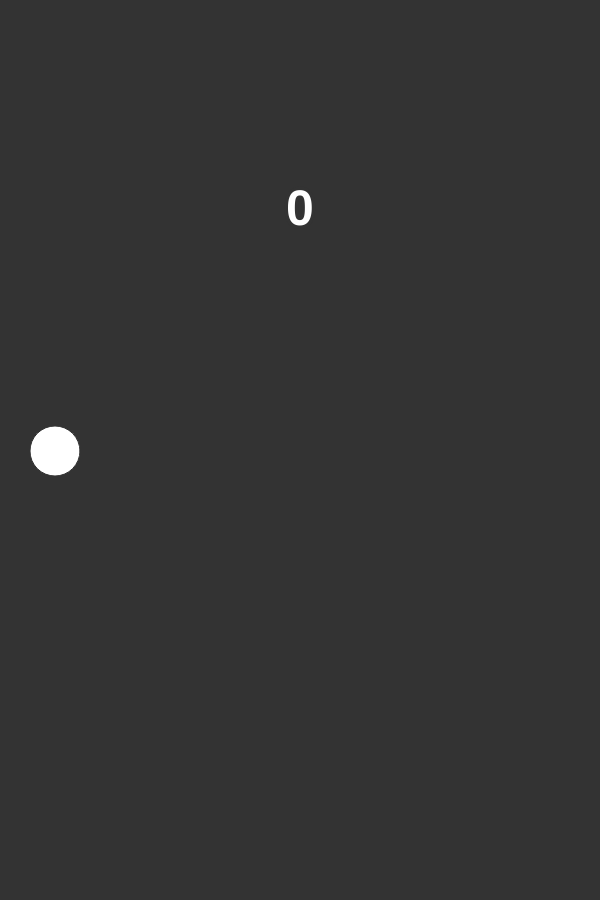
Frame 1 (no input)
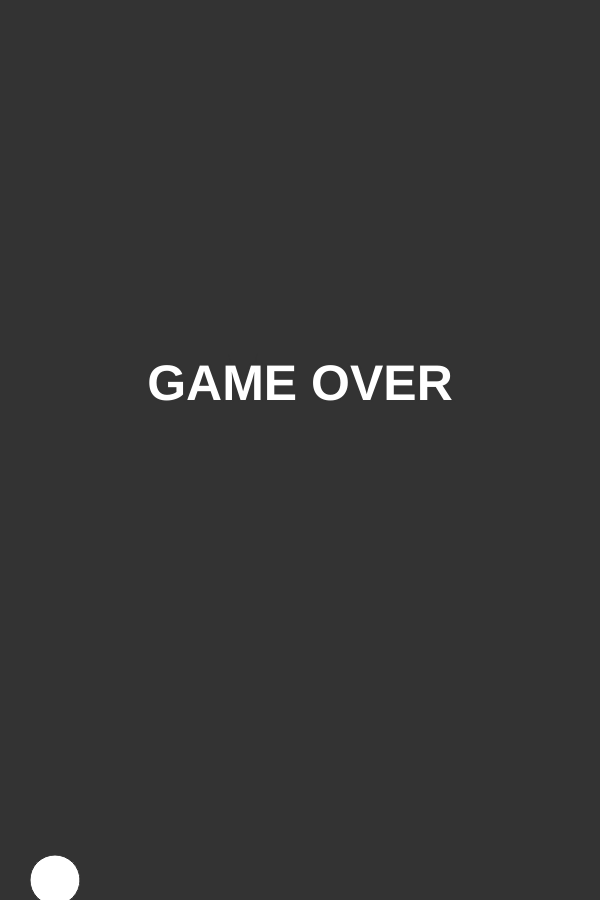
Frame 60 (no input)
Frame 120 (the mouse pressed at the canvas centre since frame 60): identical to frame 60, image omitted

The p5.js sketch that drew these frames (run headless with seeded random() and noise() and a simulated clock; from frame 60 on, the mouse is pressed at the canvas centre):

// p5.js sketch
// ── sketch.js
var bird;
var pipes;
var score;
var over;
var time;
var xScore = 0;
var record = 0;

function setup() {
    createCanvas(600, 900);
    bird = new Bird();
    pipes = [];
    score = 0;
}

function draw() {
    background(51);

    if (!over) {
        bird.update();
        for (var i = pipes.length - 1; i >= 0; i--) {
            pipes[i].update();
        }
    }

    bird.show();

    if (frameCount % 100 == 0) {
        var pipe = new Pipe();
        pipes.push(pipe);
    }

    for (var i = pipes.length - 1; i >= 0; i--) {
        if (pipes[i].x + pipes[i].w < -10) {
            pipes.splice(i, 1);
        } else {
            pipes[i].show();
        }

        if (bird.x == pipes[i].x + pipes[i].w / 2) {
            score++;
        }


        if (bird.hits(pipes[i])) {
            gameOver();
        }
    }

    if (bird.offScreen()) {
        gameOver();
    }

    if (!over) {
        showScore();
        time = millis();

    } else {
        //console.log(time);
        if (millis() >= time + 2000) {
            //frameRate(1);
            showOverScreen();
            gameOver();
            frameRate(5);

            if (xScore < score) {
                showProgress();
            } else {
                showRecord();
            }

        }
    }

}

function keyPressed() {
    bird.jump();
}

function mousePressed() {
    bird.jump();
}

function gameOver() {
    over = true;
    textSize(50);
    stroke(51);
    strokeWeight(4);
    fill(255);
    textAlign(CENTER);
    text("GAME OVER", width / 2, height / 2 - 50);

}

function showScore() {
    textStyle(BOLD);
    textAlign(CENTER);
    textSize(50);
    stroke(51);
    strokeWeight(7);
    fill(255);
    text(score, width / 2, height / 4);
}

function showOverScreen() {
    push();
    rectMode(CENTER);
    noStroke();
    fill(255, 224, 189);
    rect(width / 2, height / 2, 3 * (width / 4), height / 4, 20);
    pop();
}

function showProgress() {
    push();
    textAlign(CENTER);
    textSize(35);
    text("Your score: " + xScore, width / 2, height / 2);
    xScore++;
    pop();
}

function showRecord() {
    push();
    textAlign(CENTER);
    textSize(35);
    text("Your score: " + xScore, width / 2, height / 2);

    //record
    if (xScore > record) {
        text("New record!", width / 2, height / 2 + 40);
    }

    pop();


}
// ── bird.js
function Bird() {

    this.r = 25;
    this.d = this.r * 2;
    this.x = this.r + 30;
    this.y = height / 2;
    gravity = 1;


    this.show = function() {
        stroke(51);
        strokeWeight(1);
        fill(255);
        ellipse(this.x, this.y, this.d, this.d);
    }

    this.jump = function() {
        gravity = -8;
    }

    this.update = function() {
        this.y += gravity;
        gravity += 0.5;
    }

    this.hits = function(pipe) {
        if (this.x + this.r >= pipe.x && this.x - this.r <= (pipe.x + pipe.w) && (this.y - this.r <= pipe.blankY || this.y + this.r >= (pipe.blankY + pipe.blankH))) {
            return true;
        }
    }

    this.offScreen = function() {
        if (this.y + this.r >= height) {
            return true;
        }

        return false;
    }

    this.reset = function() {
        gravity = 1;
        this.x = this.r + 30;
        this.y = height / 2;

    }
}
// ── pipe.js
function Pipe() {

    this.x = width;
    this.y = 0;
    this.w = 50;
    speed = 3;
    this.blankY = random(40, 600);
    this.blankH = random(height / 5, height / 3);

    this.show = function() {
        noStroke();
        fill(255);
        // upper pipe
        rect(this.x, this.y, this.w, this.blankY);
        // lower pipe
        rect(this.x, this.blankY + this.blankH, this.w, height - this.blankH);
    }

    this.update = function() {
        this.x -= speed;
    }

}
